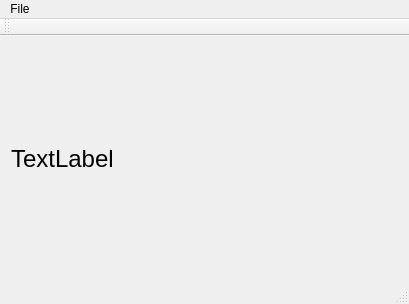
<?xml version="1.0" encoding="UTF-8"?>
<ui version="4.0">
 <class>MainWindow</class>
 <widget class="QMainWindow" name="MainWindow">
  <property name="geometry">
   <rect>
    <x>0</x>
    <y>0</y>
    <width>409</width>
    <height>304</height>
   </rect>
  </property>
  <property name="windowTitle">
   <string>MainWindow</string>
  </property>
  <widget class="QWidget" name="centralWidget">
   <layout class="QGridLayout" name="gridLayout">
    <item row="0" column="0">
     <widget class="QLabel" name="label">
      <property name="font">
       <font>
        <pointsize>18</pointsize>
       </font>
      </property>
      <property name="text">
       <string>TextLabel</string>
      </property>
     </widget>
    </item>
   </layout>
  </widget>
  <widget class="QMenuBar" name="menuBar">
   <property name="geometry">
    <rect>
     <x>0</x>
     <y>0</y>
     <width>409</width>
     <height>21</height>
    </rect>
   </property>
   <widget class="QMenu" name="menuFile">
    <property name="title">
     <string>File</string>
    </property>
    <addaction name="actionOpen"/>
    <addaction name="actionSave"/>
   </widget>
   <addaction name="menuFile"/>
  </widget>
  <widget class="QToolBar" name="mainToolBar">
   <attribute name="toolBarArea">
    <enum>TopToolBarArea</enum>
   </attribute>
   <attribute name="toolBarBreak">
    <bool>false</bool>
   </attribute>
  </widget>
  <widget class="QStatusBar" name="statusBar"/>
  <action name="actionOpen">
   <property name="text">
    <string>Open</string>
   </property>
   <property name="shortcut">
    <string>Ctrl+O</string>
   </property>
  </action>
  <action name="actionSave">
   <property name="text">
    <string>Save</string>
   </property>
  </action>
 </widget>
 <layoutdefault spacing="6" margin="11"/>
 <resources/>
 <connections/>
</ui>
